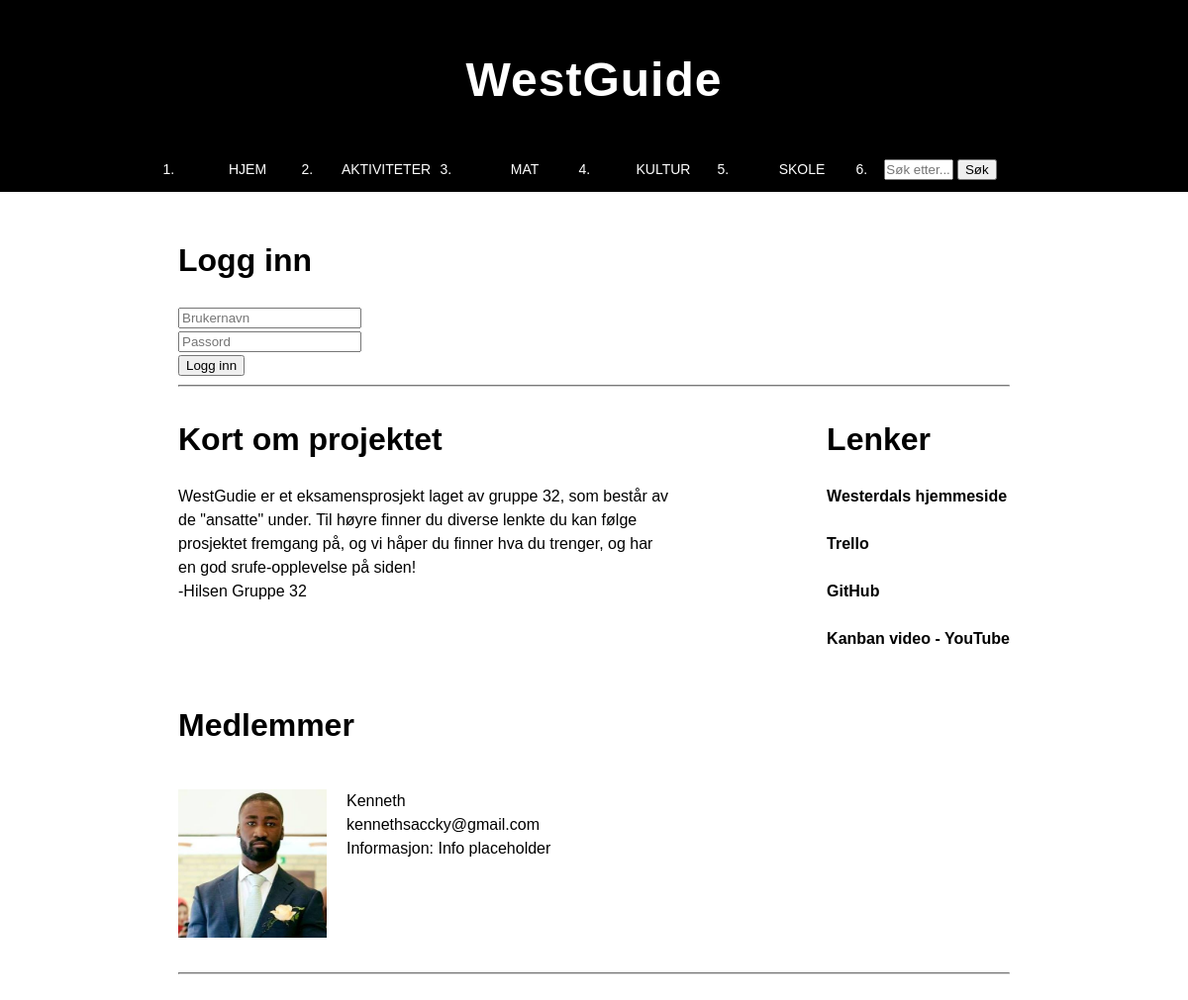
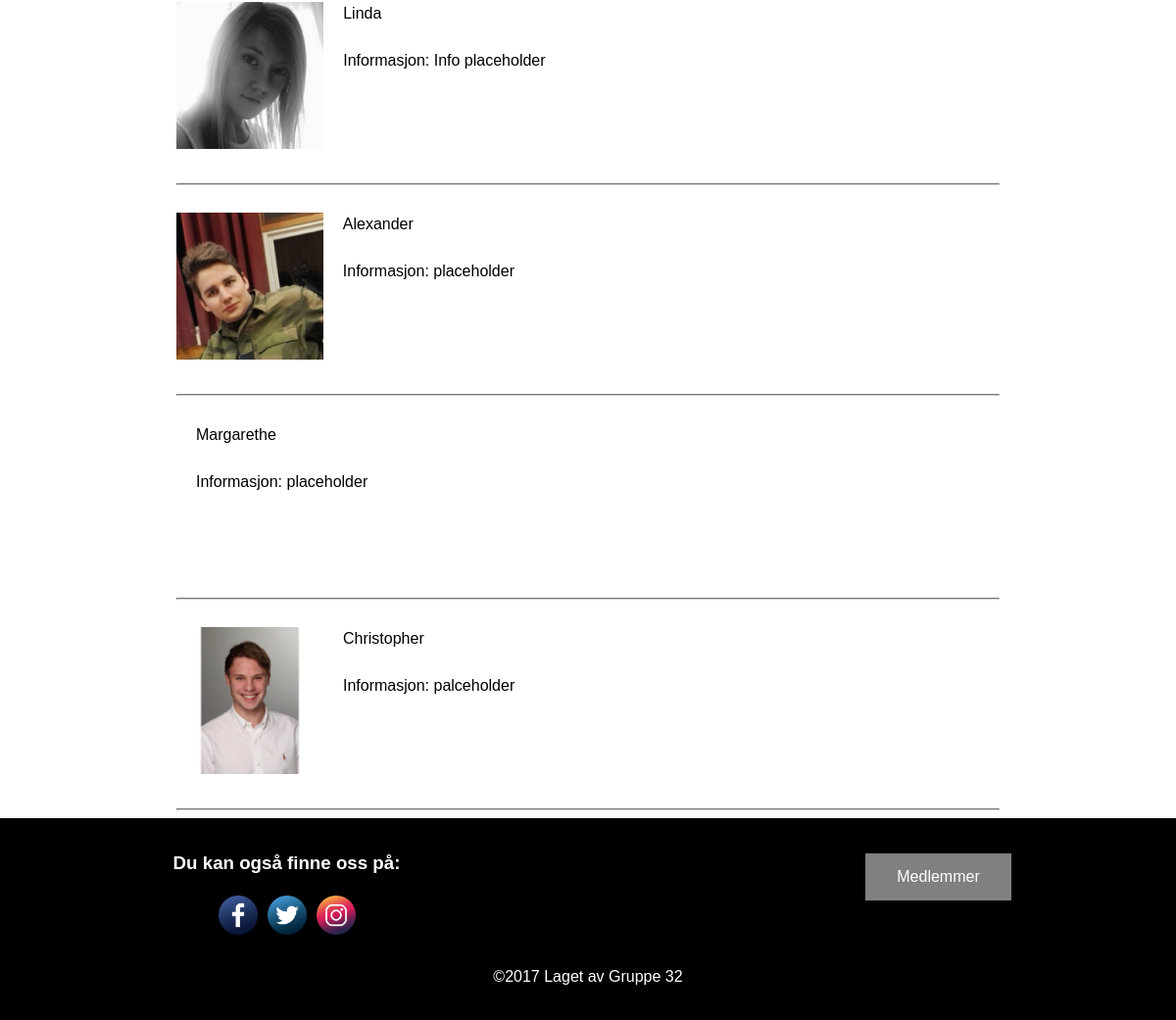
The app's page /user.php, older data (2 pictures, top to bottom).
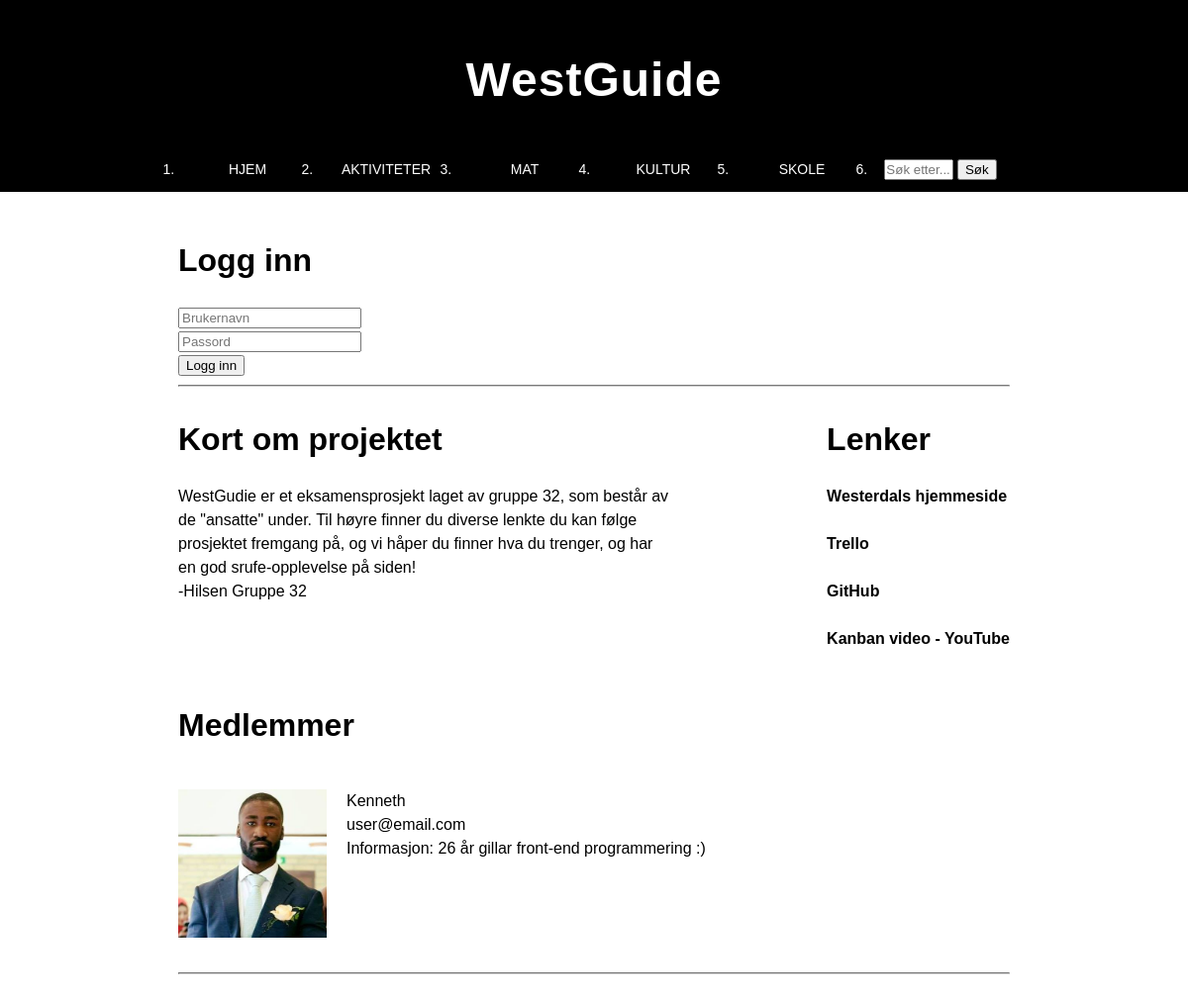
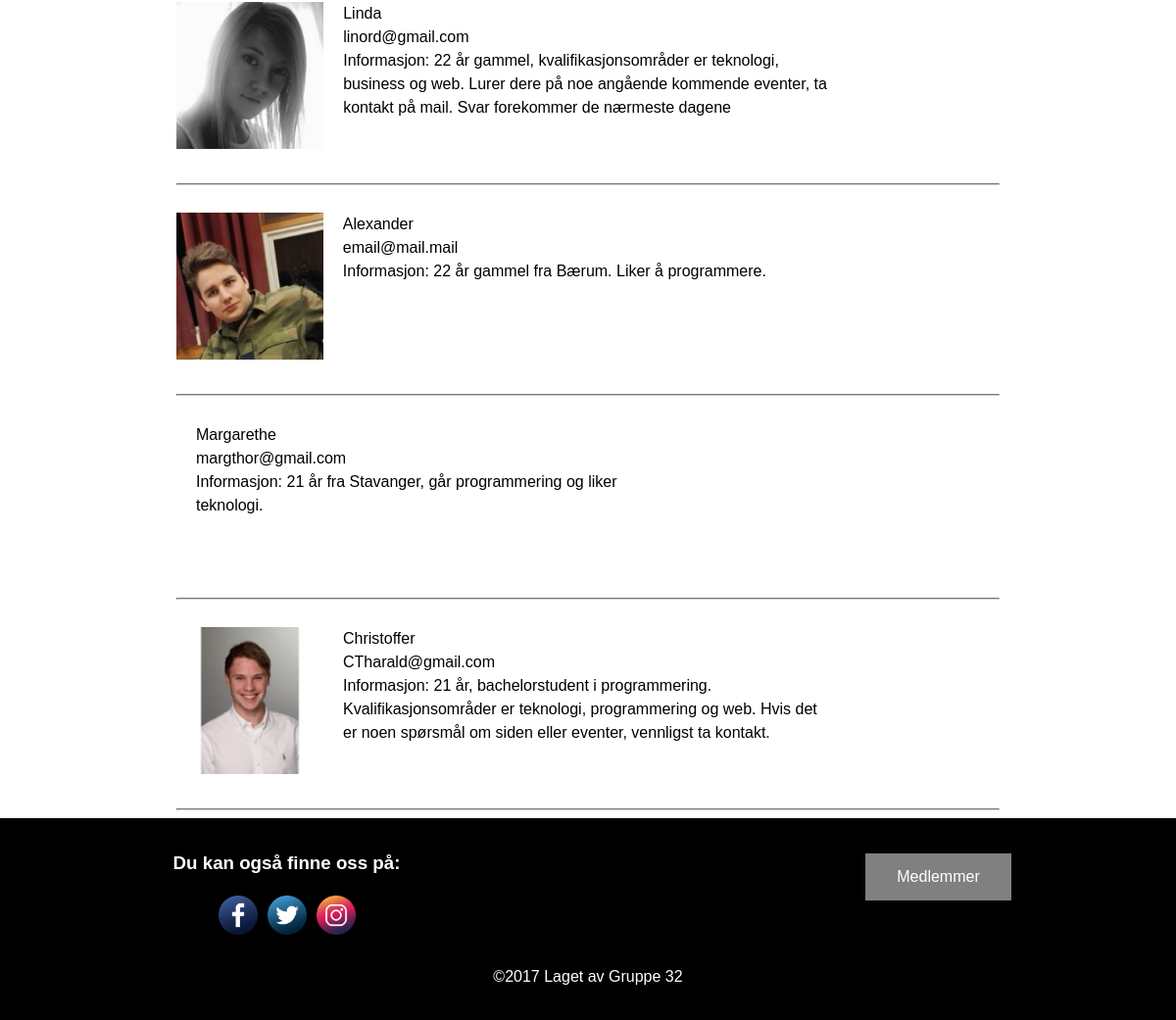
The same page, newer data (2 pictures, top to bottom).
### tables this page shows
CREATE TABLE IF NOT EXISTS `employees` (
  `id` int(11) NOT NULL,
  `employee_name` varchar(255) NOT NULL,
  `employee_picture` text,
  `employee_email` text,
  `employee_info` text
);

### connection-footer.php (called while the page is built)
<?php
$statement->execute();
$events = [];
while($row = $statement->fetch(PDO::FETCH_ASSOC))
{
    $events[] = $row;
}

### employee.php (the view, shortened to what this page needs)
<div class="medlemmar">
    <div class="profilbild">
        <img src="<?= $event['employee_picture'] ?>">
    </div>
    <div class="profilinfo">
        <?= $event['employee_name'] ?>
        <br>
        <a href="mailto:<?= $event['employee_email'] ?>"><?= $event['employee_email'] ?></a>
        <br>
        Informasjon: <?= $event['employee_info'] ?>
    </div>
    <br><br><br>
</div>

### header.php (shortened to what this page needs)
<!DOCTYPE html>
<html>
<head>
    <link rel="stylesheet" href="normalize.css"/>
    <link rel="stylesheet" href="main.css"/>
</head>
<body>
        <header class="main-header">
            <h1 class="name"><a href="index.php">WestGuide</a></h1>
            <div class="box">
                <nav>
                    <ul>
                        <li>
                            <a href="index.php">hjem</a>
                        </li>
                        <li>
                            <a href="aktivitet.php">aktiviteter</a>
                        </li>
                        <li>
                            <a href="mat.php">mat</a>
                        </li>
                        <li>
                            <a href="kultur.php">kultur</a>
                        </li>
                        <li>
                            <a href="skole.php">skole</a>
                        </li>
                        <li class="search">
                            <form action="search-results.php" method="GET">
                                <input id="search-field" name="search" type="text" placeholder="Søk etter...">
                                <input id="search-button" type="submit" value="Søk">
                            </form>
                        </li>
                    </ul>
                </nav>
            </div>
        </header>
        <div class="wrap">
            <div class="box">
                <br>

### user.php (shortened to what this page needs)
<?php
require 'connection-header.php';
$statement = $connection->prepare('SELECT * FROM employees');
require 'connection-footer.php';
require 'header.php';
    ?>
    <?php
if(!isset($_SESSION['use']))
{ ?>
    <h1>Logg inn</h1>
    <form action="user.php" method="GET">
        <input id="login-user" name="login-user" type="text" placeholder="Brukernavn"> <br>
        <input id="login-pass" name="login-pass" type="password" placeholder="Passord"> <br>
        <input name="login-button" type="submit" value="Logg inn">
    </form>
    <?php
} ?>
<hr>
<div class="container">
    <div class="item-1 item">
        <h1>Kort om projektet</h1>
        <p>
            WestGudie er et eksamensprosjekt laget av gruppe 32, som består av de "ansatte" under. Til høyre finner du diverse lenkte du kan følge prosjektet fremgang på, og vi håper du finner hva du trenger, og har en god srufe-opplevelse på siden!
            <br>
            -Hilsen Gruppe 32
        </p>
    </div>
    <div class="item-2 item">
        <h1>Lenker</h1>
        <a href="http://www.westerdals.no" target="_blank">Westerdals hjemmeside</a><br>
        <a href="https://trello.com/b/8BqHB93W/kreativt-webprosjekt2" target="_blank">Trello</a><br>
        <a href="https://github.com/saccky/webprojekt-2" target="_blank">GitHub</a><br>
        <a href="https://www.youtube.com/watch?v=dTdR75pGdO4&feature=youtu.be" target="_blank">Kanban video - YouTube</a>
    </div>
</div>
<h1>Medlemmer</h1>
<?php
foreach ($events as $event)
{
    require 'employee.php';
    echo "<hr>";
}
require 'footer.php';
?>

### footer.php
                    </div>
                </div>
                <footer class="main-footer">
                    <div class="footer">
                        <div class="socialamedier">
                            <h3>Du kan ogs&aring; finne oss p&aring;:</h3>
                            <div class="ikoner">
                            <a href="https://www.facebook.com/westerdalsosloact/"><img class="logoer" id="facelogo" src="./logoer/face.png"></a>
                            <a href="https://twitter.com/westerdalsact"><img class="logoer" id="twitterlogo" src="./logoer/twitt.png"></a>
                            <a href="https://www.instagram.com/westerdalsact/"> <img class="logoer" id="instalogo" src="./logoer/insta.png"></a>
                                </div>
                        </div>
                        <div class="medlemsknapp">
                            <button class="btn" type="submit"><a href="user.php">Medlemmer</a></button>
                        </div>
                    </div>
                       <br>
                    <div id="footertext">&copy;2017 Laget av Gruppe 32
                    </div>
                </footer>
    </body>
</html>

### main.css (style rules this page uses)
body { font-family: Arial, Verdana, Comic Sans; text-align: left; font-size: 1em; line-height: 1.5; margin: 0; }
.box { width: 70%; text-align: left; margin: 0 auto; background-color: #FFFFFF; }
.main-header { background: black; padding: 2.8em 0; text-align: center; margin-top: 0; }
.name { margin-top: 0; font-size: 3em; letter-spacing: 1px; }
header a:link { text-decoration: none; color: white; }
nav > ul { display: flex; float: left; list-style: none; padding: 0; width: 100%; background: #000; margin: 0; align-content: center; }
nav > ul > li { flex: 1 1 100%; flex-wrap: wrap; justify-content: space-around; float: left; list-style: inline-block; padding-left: 10px; padding-right: 10px; height: 45px; line-height: 45px; position: relative; text-transform: uppercase; text-align: center; font-size: 14px; color: #FFF; cursor: pointer; }
a { display: block; }
#search-field { max-width: 65.7px; padding-left: 0; padding-right: 0; }
.main-footer { text-align: center; padding: 2em 0; background-color: black; margin-top: 0; height: auto; }
.footer { display: flex; justify-content: space-around; margin-top:0; }
.medlemsknapp { height:auto; width: 200px; margin-left: 100px; }
.medlemsknapp button { margin-top: 0; background-color: grey; border: none; padding: 15px 32px; text-align: center; text-decoration: none; display: inline-block; font-size: 16px; margin: 4px 2px; cursor: pointer; }
.medlemsknapp button a { text-decoration: none; color: white; }
.socialamedier { height:auto; width: 300px; margin-right: 30px; }
.ikoner { display: inline-flex; }
.socialamedier h3 { margin-top: 0; color: white; }
#footertext { color: white; text-align: center; }
.wrap { min-height: calc(100vh - 263.99px); }
.logoer { width: 40px; height: 40px; margin: 0 5px; }
p { margin-bottom: 40px; }
hr { margin 50px; clear: both; border-color: #ccc; }
.container { flex-direction: row; display: inline-flex; flex-wrap: wrap; justify-content: space-between; width: 100%; }
.item-1 { max-width: 500px; }
.item-1 { max-width: 500px; height: auto; margin-bottom: 0; }
.item-2 { margin-top: 0; max-width: 400px; max-width: 500px; margin-bottom: 30px; height: auto; }
.item a { font-weight: bold; color: black; max-width: 500px; text-decoration: none; }
.medlemmar { flex-direction: row; margin-top: 20px; margin-bottom: 20px; display: inline-flex; flex-wrap: nowrap; justify-content: space-between; }
.profilbild img { max-height: 150px; max-width: 100%; }
.profilinfo { max-width: 500px; height: 150px; margin-left: 20px; }
.profilinfo a { display: inline-flex; text-decoration: none; color: black; }

Row changes from the older to the newer data that the page shows:
changed employees "Kenneth": employee_email "kennethsaccky@gmail.com" → "user@email.com"; employee_info "Info placeholder" → "26 år gillar front-end programmering :)"
changed employees "Linda": employee_email (not shown) → "linord@gmail.com"; employee_info "Info placeholder" → "22 år gammel, kvalifikasjonsområder er teknologi, business og web. Lurer dere på noe angående kommende eventer, ta kontakt på mail. Svar forekommer de nærmeste dagene"
changed employees "Alexander": employee_email (not shown) → "email@mail.mail"; employee_info "placeholder" → "22 år gammel fra Bærum. Liker å programmere."
changed employees "Margarethe": employee_email (not shown) → "margthor@gmail.com"; employee_info "placeholder" → "21 år fra Stavanger, går programmering og liker teknologi."
changed employees: employee_name "Christopher" → "Christoffer"; employee_email (not shown) → "CTharald@gmail.com"; employee_info "palceholder" → "21 år, bachelorstudent i programmering. Kvalifikasjonsområder er teknologi, programmering og web. Hvis det er noen spørsmål om siden eller eventer, vennligst ta kontakt."
